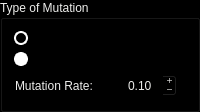
            <widget class="QGroupBox" name="ga_mutation">
             <property name="sizePolicy">
              <sizepolicy hsizetype="MinimumExpanding" vsizetype="Preferred">
               <horstretch>0</horstretch>
               <verstretch>0</verstretch>
              </sizepolicy>
             </property>
             <property name="minimumSize">
              <size>
               <width>200</width>
               <height>0</height>
              </size>
             </property>
             <property name="palette">
              <palette>
               <active>
                <colorrole role="WindowText">
                 <brush brushstyle="SolidPattern">
                  <color alpha="255">
                   <red>238</red>
                   <green>238</green>
                   <blue>236</blue>
                  </color>
                 </brush>
                </colorrole>
                <colorrole role="Button">
                 <brush brushstyle="SolidPattern">
                  <color alpha="255">
                   <red>0</red>
                   <green>0</green>
                   <blue>0</blue>
                  </color>
                 </brush>
                </colorrole>
                <colorrole role="Text">
                 <brush brushstyle="SolidPattern">
                  <color alpha="255">
                   <red>238</red>
                   <green>238</green>
                   <blue>236</blue>
                  </color>
                 </brush>
                </colorrole>
                <colorrole role="ButtonText">
                 <brush brushstyle="SolidPattern">
                  <color alpha="255">
                   <red>238</red>
                   <green>238</green>
                   <blue>236</blue>
                  </color>
                 </brush>
                </colorrole>
                <colorrole role="Base">
                 <brush brushstyle="SolidPattern">
                  <color alpha="255">
                   <red>0</red>
                   <green>0</green>
                   <blue>0</blue>
                  </color>
                 </brush>
                </colorrole>
                <colorrole role="Window">
                 <brush brushstyle="SolidPattern">
                  <color alpha="255">
                   <red>0</red>
                   <green>0</green>
                   <blue>0</blue>
                  </color>
                 </brush>
                </colorrole>
               </active>
               <inactive>
                <colorrole role="WindowText">
                 <brush brushstyle="SolidPattern">
                  <color alpha="255">
                   <red>238</red>
                   <green>238</green>
                   <blue>236</blue>
                  </color>
                 </brush>
                </colorrole>
                <colorrole role="Button">
                 <brush brushstyle="SolidPattern">
                  <color alpha="255">
                   <red>0</red>
                   <green>0</green>
                   <blue>0</blue>
                  </color>
                 </brush>
                </colorrole>
                <colorrole role="Text">
                 <brush brushstyle="SolidPattern">
                  <color alpha="255">
                   <red>238</red>
                   <green>238</green>
                   <blue>236</blue>
                  </color>
                 </brush>
                </colorrole>
                <colorrole role="ButtonText">
                 <brush brushstyle="SolidPattern">
                  <color alpha="255">
                   <red>238</red>
                   <green>238</green>
                   <blue>236</blue>
                  </color>
                 </brush>
                </colorrole>
                <colorrole role="Base">
                 <brush brushstyle="SolidPattern">
                  <color alpha="255">
                   <red>0</red>
                   <green>0</green>
                   <blue>0</blue>
                  </color>
                 </brush>
                </colorrole>
                <colorrole role="Window">
                 <brush brushstyle="SolidPattern">
                  <color alpha="255">
                   <red>0</red>
                   <green>0</green>
                   <blue>0</blue>
                  </color>
                 </brush>
                </colorrole>
               </inactive>
               <disabled>
                <colorrole role="WindowText">
                 <brush brushstyle="SolidPattern">
                  <color alpha="255">
                   <red>238</red>
                   <green>238</green>
                   <blue>236</blue>
                  </color>
                 </brush>
                </colorrole>
                <colorrole role="Button">
                 <brush brushstyle="SolidPattern">
                  <color alpha="255">
                   <red>0</red>
                   <green>0</green>
                   <blue>0</blue>
                  </color>
                 </brush>
                </colorrole>
                <colorrole role="Text">
                 <brush brushstyle="SolidPattern">
                  <color alpha="255">
                   <red>238</red>
                   <green>238</green>
                   <blue>236</blue>
                  </color>
                 </brush>
                </colorrole>
                <colorrole role="ButtonText">
                 <brush brushstyle="SolidPattern">
                  <color alpha="255">
                   <red>238</red>
                   <green>238</green>
                   <blue>236</blue>
                  </color>
                 </brush>
                </colorrole>
                <colorrole role="Base">
                 <brush brushstyle="SolidPattern">
                  <color alpha="255">
                   <red>0</red>
                   <green>0</green>
                   <blue>0</blue>
                  </color>
                 </brush>
                </colorrole>
                <colorrole role="Window">
                 <brush brushstyle="SolidPattern">
                  <color alpha="255">
                   <red>0</red>
                   <green>0</green>
                   <blue>0</blue>
                  </color>
                 </brush>
                </colorrole>
               </disabled>
              </palette>
             </property>
             <property name="title">
              <string>Type of Mutation</string>
             </property>
             <layout class="QVBoxLayout" name="verticalLayout_9">
              <item>
               <widget class="QRadioButton" name="fixed_mutation_radiobutton">
                <property name="styleSheet">
                 <string notr="true">QRadioButton::indicator {
    width:                  10px;
    height:                 10px;
    border-radius:          7px;
}

QRadioButton::indicator:checked {
    background-color:       black;
    border:                 2px solid white;
}

QRadioButton::indicator:unchecked {
    background-color:       white;
    border:                 2px solid white;
}</string>
                </property>
                <property name="text">
                 <string>Fixed Mutation</string>
                </property>
                <property name="checked">
                 <bool>true</bool>
                </property>
               </widget>
              </item>
              <item>
               <widget class="QRadioButton" name="dyn_mutation_radiobutton">
                <property name="styleSheet">
                 <string notr="true">QRadioButton::indicator {
    width:                  10px;
    height:                 10px;
    border-radius:          7px;
}

QRadioButton::indicator:checked {
    background-color:       black;
    border:                 2px solid white;
}

QRadioButton::indicator:unchecked {
    background-color:       white;
    border:                 2px solid white;
}</string>
                </property>
                <property name="text">
                 <string>Dynamic Mutation</string>
                </property>
               </widget>
              </item>
              <item>
               <widget class="QFrame" name="mutation_rate_frame">
                <property name="maximumSize">
                 <size>
                  <width>16777215</width>
                  <height>40</height>
                 </size>
                </property>
                <property name="frameShape">
                 <enum>QFrame::NoFrame</enum>
                </property>
                <property name="frameShadow">
                 <enum>QFrame::Raised</enum>
                </property>
                <layout class="QHBoxLayout" name="horizontalLayout_19">
                 <property name="spacing">
                  <number>5</number>
                 </property>
                 <property name="leftMargin">
                  <number>1</number>
                 </property>
                 <property name="topMargin">
                  <number>1</number>
                 </property>
                 <property name="bottomMargin">
                  <number>1</number>
                 </property>
                 <item>
                  <widget class="QLabel" name="mutation_rate_label">
                   <property name="maximumSize">
                    <size>
                     <width>16777215</width>
                     <height>25</height>
                    </size>
                   </property>
                   <property name="styleSheet">
                    <string notr="true">color: rgb(238, 238, 236);</string>
                   </property>
                   <property name="text">
                    <string>Mutation Rate:</string>
                   </property>
                  </widget>
                 </item>
                 <item>
                  <widget class="QDoubleSpinBox" name="mutation_rate_SpinBox">
                   <property name="minimumSize">
                    <size>
                     <width>60</width>
                     <height>0</height>
                    </size>
                   </property>
                   <property name="maximumSize">
                    <size>
                     <width>60</width>
                     <height>100</height>
                    </size>
                   </property>
                   <property name="alignment">
                    <set>Qt::AlignCenter</set>
                   </property>
                   <property name="buttonSymbols">
                    <enum>QAbstractSpinBox::PlusMinus</enum>
                   </property>
                   <property name="maximum">
                    <double>1.000000000000000</double>
                   </property>
                   <property name="singleStep">
                    <double>0.050000000000000</double>
                   </property>
                   <property name="value">
                    <double>0.100000000000000</double>
                   </property>
                  </widget>
                 </item>
                </layout>
               </widget>
              </item>
             </layout>
            </widget>
